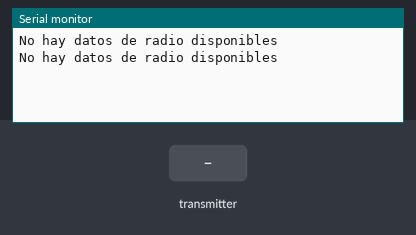
This sketch was run on a simulated Arduino Uno, built with avr-gcc and run on an emulated ATmega328P. Parts: the last lines printed to the serial monitor. The test bench sets the inputs (shaded band). No radio packets arrive unless stated.

Above: at 1.8 s.
1.9 s: the transmitter starts sending datos.0 = 0
At 2.7 s:
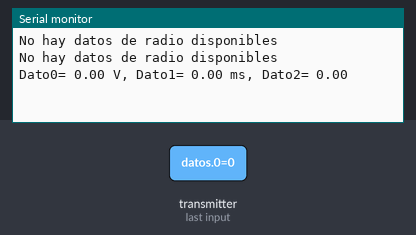
4.5 s: the transmitter starts sending datos.1 = 25
At 5.8 s:
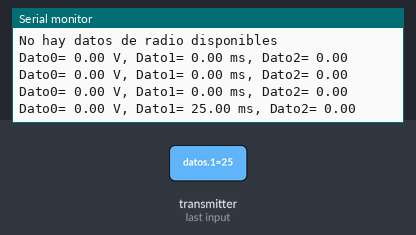
6.0 s: the transmitter starts sending datos.2 = 25
At 6.8 s:
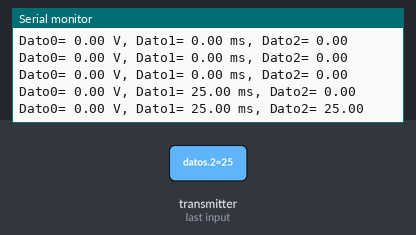
7.5 s: the transmitter starts sending datos.0 = 25
At 8.8 s:
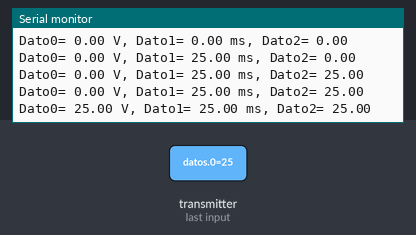
9.0 s: the transmitter starts sending datos.1 = 0
At 9.7 s:
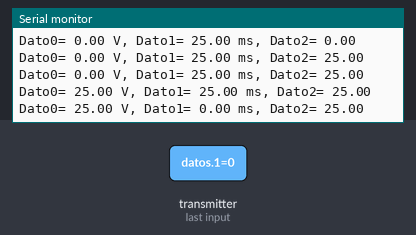
10.5 s: the transmitter starts sending datos.2 = 0
At 11.4 s:
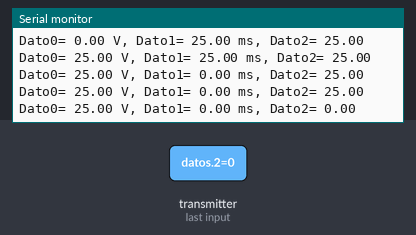

Measured:
- after the input at 1.9 s, the serial monitor: prints a new line after 0.11 s (image 1)
- after the input at 4.5 s, the serial monitor: prints a new line after 0.52 s (image 2)
- after the input at 6.0 s, the serial monitor: prints a new line at once (image 3)
- after the input at 7.5 s, the serial monitor: prints a new line after 0.52 s (image 4)
- after the input at 9.0 s, the serial monitor: prints a new line at once (image 5)
- after the input at 10.5 s, the serial monitor: prints a new line after 0.53 s (image 6)

The sketch:

Radio_prueba1_Receptor.ino
```cpp
#include <SPI.h>
#include <nRF24L01.h> //Libreria para las antenas
#include <RF24.h> //Libreria para las antenas


//Variable con la dirección del canal por donde se va a transmitir
const uint64_t direccion = 0xF0F0F0F0E1LL; // El valor de la variable define el canal que se va a utilizar

//creamos el objeto radio (NRF24L01)
RF24 radio(4, 5); // Puerto CE en pin 4, puerto CSN en pin 5;

//vector con los datos a recibir
float datos[3];

void setup()
{
  //inicializamos el puerto serie
  Serial.begin(9600);

  //inicializamos el NRF24L01
  radio.begin();

  //Abrimos el canal de Lectura
  radio.openReadingPipe(0, direccion);

  //Definimos la distancia de transmisión del PA, aquí solo se declara MAX o MIN dependiendo de la distancia (RF24_PA_MIN -> Mínimo) (RF24_PA_MAX -> Máximo)
  radio.setPALevel(RF24_PA_MIN);

  //empezamos a escuchar por el canal
  radio.startListening();

}

void loop()
{

 if ( radio.available() )
 {
    //Leemos los datos y los guardamos en la variable datos[]
    radio.read(datos, sizeof(datos));

    //reportamos por el puerto serial los datos recibidos
    Serial.print("Dato0= " );
    Serial.print(datos[0]);
    Serial.print(" V, ");
    Serial.print("Dato1= " );
    Serial.print(datos[1]);
    Serial.print(" ms, ");
    Serial.print("Dato2= " );
    Serial.println(datos[2]);
 }
 else
 {
    Serial.println("No hay datos de radio disponibles");
 }
 delay(1000);
}
```
